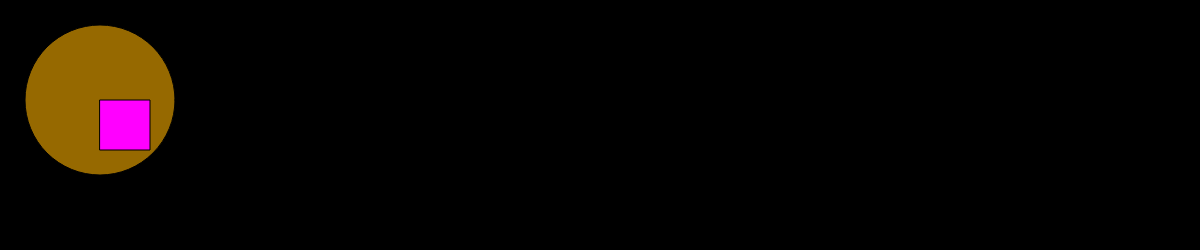
Frame 1 (no input)
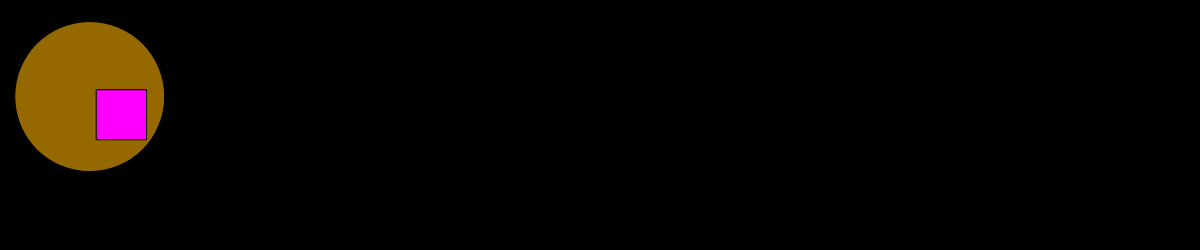
Frame 60 (no input)
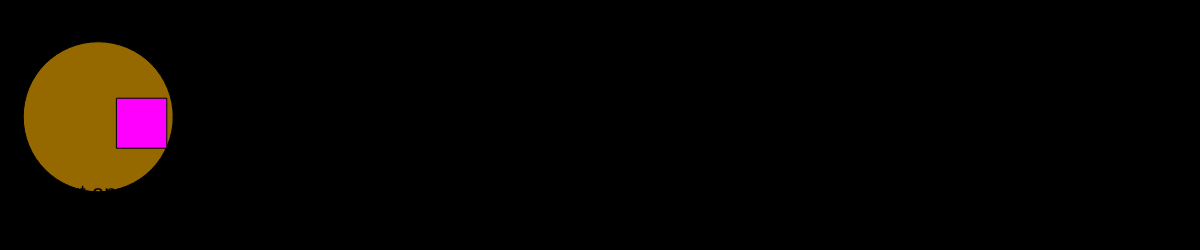
Frame 120 (the mouse pressed at the canvas centre since frame 60)

The p5.js sketch that drew these frames (run headless with seeded random() and noise() and a simulated clock; from frame 60 on, the mouse is pressed at the canvas centre):

// p5.js sketch
// ── sketch.js
var canvas;
var CANVAS_WIDTH;
var CANVAS_HEIGHT = 250;
var x = 100;
var y = 100;
var counter = 0;
var rectR = 255;
var rectG = 0;
var rectB = 255;
var button;

var bgcolor = 150;

var slider1;
var input;
var nameP;

function setup() {
  var CANVAS_WIDTH = window.innerWidth;
  canvas = createCanvas(CANVAS_WIDTH, CANVAS_HEIGHT);
  canvas.position(0,window.innerHeight*.42);
  button = createButton('change rect color');
  button.mousePressed(changeColor);

  slider1 = createSlider(0,255,150);
  slider1.position(window.innerWidth*.05, window.innerHeight*.9);
  
  input = createInput('this text appears on the canvas');
  input.position(window.innerWidth*.05, window.innerHeight*.8);
  input.size(200,20);
  
  nameP = createP('this is a createP paragraph');
  
}

function changeColor(){
  rectR = random(255);
  rectG = random(255);
  rectB = random(255);
  slider1.value(rectR);
  
}

function changeBgColor(){
  bgcolor = random(255);
}

function draw() {
  //clear();
  //button.mousePressed(changeColor());
  background(255-rectB);
  fill(slider1.value(), 255-slider1.value(), 0);
  ellipse(y, x, slider1.value(), slider1.value());
  fill(rectR,rectG,rectB);
  rect(x, y,50,50);
  x = x + random(-5,5);
  y = y + random(-5,5);
  x = constrain(x, 0, width*.8);
  y = constrain(y, 0, height*.8);
  fill(0);
  textSize(22);
  text(input.value(), 10, height*.8);
  
  nameP.html(input.value());
  
}
